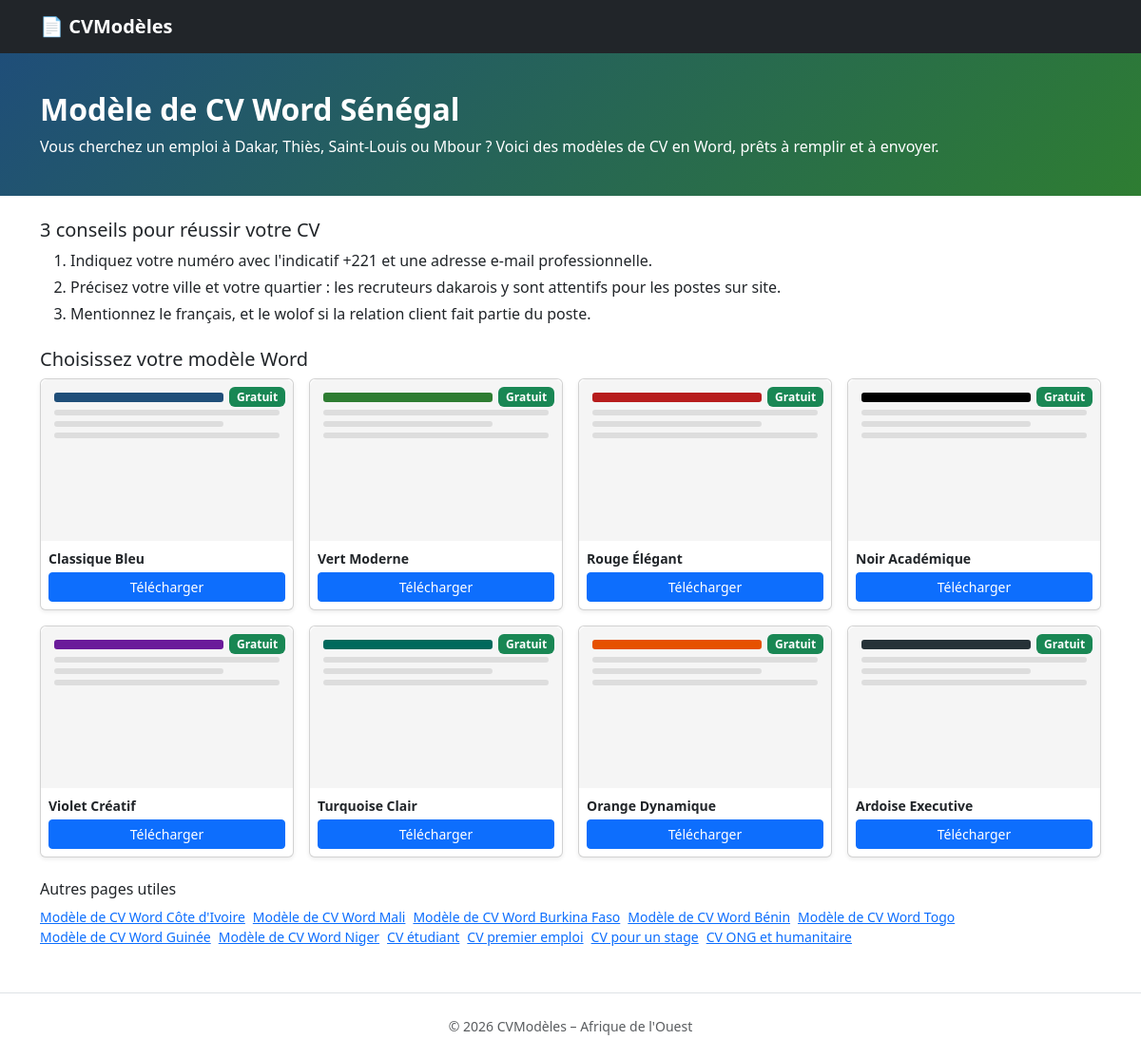
Screenshot of /cv/modele-cv-senegal with the database file from the repository.
### tables this page shows
CREATE TABLE templates (
  id INT AUTO_INCREMENT PRIMARY KEY,
  name VARCHAR(100) NOT NULL,
  description VARCHAR(255),
  color CHAR(6) NOT NULL,
  file VARCHAR(100) NOT NULL,
  is_premium TINYINT(1) DEFAULT 0,
  downloads INT DEFAULT 0
);

### seo.php (the view, shortened to what this page needs)
<?php require 'config.php';
$pages = require 'pages.php';
$slug = $_GET['slug'] ?? '';
[$h1, $title, $intro, $tips] = $pages[$slug];
$tpl = db()->query('SELECT * FROM templates ORDER BY is_premium, id LIMIT 8')->fetchAll();
?>
<section class="hero"><div class="container"><h1 class="h2 fw-bold"><?= e($h1) ?></h1><p class="mb-0"><?= e($intro) ?></p></div></section>
<main class="container mt-4">
<h2 class="h5">3 conseils pour réussir votre CV</h2>
<ol class="mb-4"><?php foreach ($tips as $t): ?><li class="mb-1"><?= e($t) ?></li><?php endforeach; ?></ol>
<h2 class="h5">Choisissez votre modèle Word</h2>
<div class="row g-3 mb-4"><?php foreach ($tpl as $t): ?>
<div class="col-6 col-md-3"><div class="card h-100 shadow-sm"><div class="cv-thumb"><div class="bar w-75" style="background:#<?= e($t['color']) ?>"></div><div class="l"></div><div class="l w-75"></div><div class="l"></div>
<span class="badge badge-prem <?= $t['is_premium'] ? 'bg-warning text-dark' : 'bg-success' ?>"><?= $t['is_premium'] ? 'Premium' : 'Gratuit' ?></span></div>
<div class="card-body p-2"><div class="small fw-bold mb-1"><?= e($t['name']) ?></div><a class="btn btn-sm btn-primary w-100" href="download.php?id=<?= (int)$t['id'] ?>">Télécharger</a></div></div></div>
<?php endforeach; ?></div>
<h2 class="h6 mt-4">Autres pages utiles</h2>
<p class="small"><?php foreach ($pages as $s => $p): if ($s !== $slug): ?><a class="me-2 d-inline-block" href="cv/<?= e($s) ?>"><?= e($p[0]) ?></a><?php endif; endforeach; ?></p>
</main>

### assets/style.css (style rules this page uses)
.hero { background:linear-gradient(135deg,#1F4E79,#2E7D32);color:#fff;padding:2.5rem 0 }
.cv-thumb { height:170px;border-radius:.5rem .5rem 0 0;position:relative;background:#f5f5f5;padding:14px }
.cv-thumb .bar { height:10px;border-radius:3px;margin-bottom:8px }
.cv-thumb .l { height:6px;background:#ddd;border-radius:3px;margin-bottom:6px }
.badge-prem { position:absolute;top:8px;right:8px }
.card { transition:transform .15s }

### rows the page displays
templates: is_premium "Gratuit", name "Classique Bleu"
templates: is_premium "Gratuit", name "Vert Moderne"
templates: is_premium "Gratuit", name "Rouge Élégant"
templates: is_premium "Gratuit", name "Noir Académique"
templates: is_premium "Gratuit", name "Violet Créatif"
templates: downloads "Gratuit", name "Turquoise Clair"
templates: downloads "Gratuit", name "Orange Dynamique"
templates: downloads "Gratuit", name "Ardoise Executive"

### other values shown
SITE_NAME "CVModèles"
$h1 "Modèle de CV Word Sénégal"
$intro "Vous cherchez un emploi à Dakar, Thiès, Saint-Louis ou Mbour ? Voici des modèles de CV en Word, prêts à remplir et à envoyer."
$t "Indiquez votre numéro avec l'indicatif +221 et une adresse e-mail professionnelle."
$t "Précisez votre ville et votre quartier : les recruteurs dakarois y sont attentifs pour les postes sur site."
$t "Mentionnez le français, et le wolof si la relation client fait partie du poste."
$p[0] "Modèle de CV Word Côte d'Ivoire"
$p[0] "Modèle de CV Word Mali"
$p[0] "Modèle de CV Word Burkina Faso"
$p[0] "Modèle de CV Word Bénin"
$p[0] "Modèle de CV Word Togo"
$p[0] "Modèle de CV Word Guinée"
$p[0] "Modèle de CV Word Niger"
$p[0] "CV étudiant"
$p[0] "CV premier emploi"
